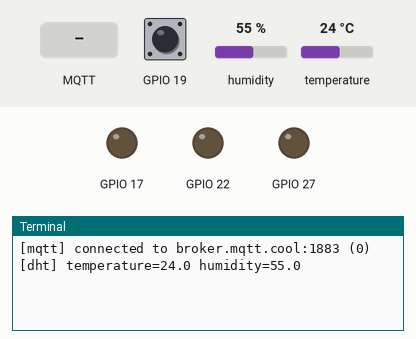
Recording of a program running on a simulated Raspberry Pi (BCM pin numbers). On the bench: output pins drawn as LEDs (lit = HIGH), the last lines printed to the terminal. The inputs (shaded band) are chosen by the test bench; at power-on: GPIO 19 HIGH, humidity 55 %, temperature 24 °C. No MQTT or app messages arrive unless stated; the clock reads 2024-03-15 10:24:30 at power-on unless the program sets it.

Above: at 1.3 s.
1.4 s: GPIO 19 pulled LOW for 0.15 s
At 2.6 s:
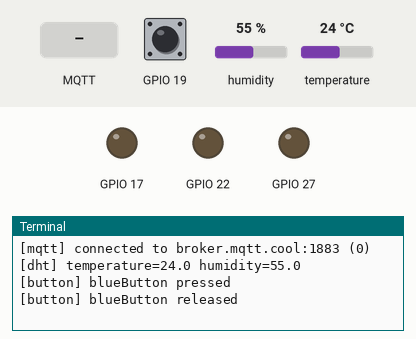
3.0 s: MQTT message "on=true" arrives on the first subscribed topic
At 4.2 s:
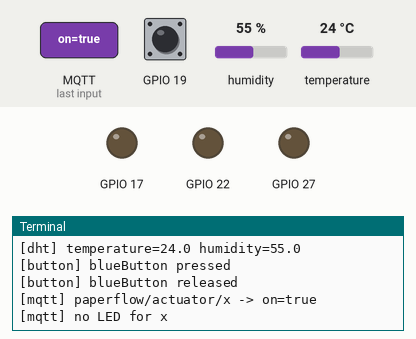
4.5 s: MQTT message "on=false" arrives on the first subscribed topic
At 5.4 s:
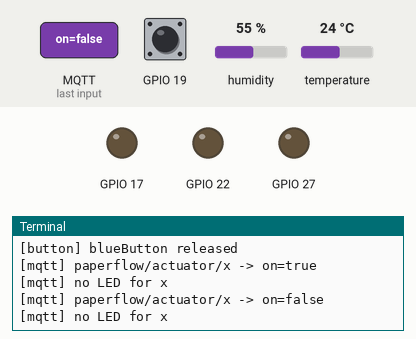
6.0 s: MQTT message "1" arrives on the first subscribed topic
At 6.5 s:
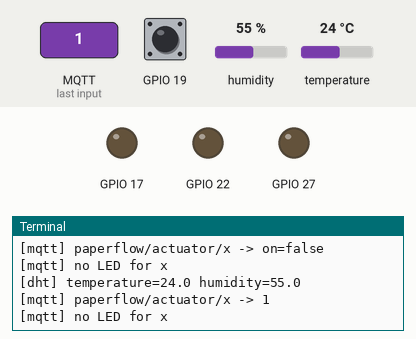

The program:

raspi.py
```python
import time

import board
import adafruit_dht
import paho.mqtt.client as mqtt
from gpiozero import Button, LED

BROKER_HOST = "broker.mqtt.cool"
BROKER_PORT = 1883
MQTT_USERNAME = ""
MQTT_PASSWORD = ""
CLIENT_ID = "paperflow-pi"
PUBLISH_INTERVAL = 5
TOPIC_SENSOR = "paperflow/sensor"
TOPIC_BUTTONS = "paperflow/sensor/buttons"
TOPIC_ACTUATOR = "paperflow/actuator/+"

LED_PINS = {"red": 27, "yellow": 22, "green": 17}
BUTTON_PINS = {"blueButton": 19}


def readSensor(dht):
    try:
        reading = {"temperature": dht.temperature, "humidity": dht.humidity}
        print(f"[dht] temperature={reading['temperature']} humidity={reading['humidity']}")
        return reading
    except RuntimeError as error:
        print(f"[dht] read failed: {error}")
        return {"temperature": None, "humidity": None}


def onButton(name, pressed, client):
    print(f"[button] {name} {'pressed' if pressed else 'released'}")
    client.publish(TOPIC_BUTTONS, f"button={pressed}")


def setupButtons(client, buttons):
    for name, button in buttons.items():
        button.when_pressed = lambda n=name: onButton(n, True, client)
        button.when_released = lambda n=name: onButton(n, False, client)


def handleActuator(topic, payload, leds):
    color = topic.rsplit("/", 1)[-1]
    led = leds.get(color)
    if led is None:
        print(f"[mqtt] no LED for {color}")
        return
    if payload.lower() == "on=true":
        led.on()
    elif payload.lower() == "on=false":
        led.off()
    else:
        print(f"[mqtt] unknown payload: {payload!r}")


def onConnect(client, userdata, flags, reasonCode, properties):
    print(f"[mqtt] connected to {BROKER_HOST}:{BROKER_PORT} ({reasonCode})")
    client.subscribe(TOPIC_ACTUATOR)


def onMessage(client, userdata, msg):
    payload = msg.payload.decode()
    print(f"[mqtt] {msg.topic} -> {payload}")
    handleActuator(msg.topic, payload, userdata)


def onDisconnect(client, userdata, connectFlags, reasonCode, properties):
    print(f"[mqtt] disconnected ({reasonCode})")


def connect(leds):
    client = mqtt.Client(mqtt.CallbackAPIVersion.VERSION2, client_id=CLIENT_ID)
    if MQTT_USERNAME:
        client.username_pw_set(MQTT_USERNAME, MQTT_PASSWORD)
    client.user_data_set(leds)
    client.on_connect = onConnect
    client.on_message = onMessage
    client.on_disconnect = onDisconnect
    client.connect(BROKER_HOST, BROKER_PORT, keepalive=60)
    client.loop_start()
    return client


def main():
    dht = adafruit_dht.DHT22(board.D5)
    leds = {name: LED(pin) for name, pin in LED_PINS.items()}
    buttons = {name: Button(pin, pull_up=True) for name, pin in BUTTON_PINS.items()}
    client = connect(leds)
    setupButtons(client, buttons)
    while True:
        reading = readSensor(dht)
        if reading["temperature"] is not None:
            message = (
                f"temp={reading['temperature']};"
                f"humid={reading['humidity']};"
                f"ts={int(time.time())}"
            )
            client.publish(TOPIC_SENSOR, message)
        time.sleep(PUBLISH_INTERVAL)


if __name__ == "__main__":
    main()
```

Measured:
- after the input at 1.4 s, the terminal: prints a new line at once (image 1)
- after the input at 3.0 s, the terminal: prints a new line at once (image 2)
- after the input at 4.5 s, the terminal: prints a new line at once (image 3)
- after the input at 6.0 s, the terminal: prints a new line at once (image 4)
